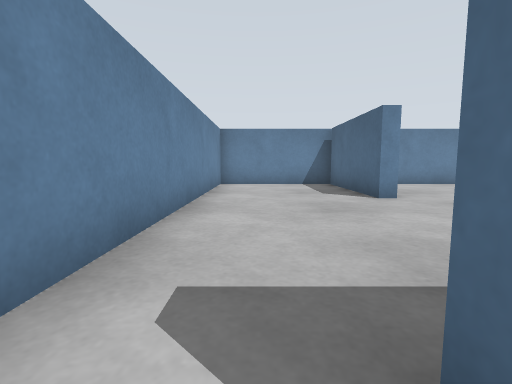
[1] (above)

16 first-person views from a walk through a world built for the Gazebo simulator. The camera is 0.39 m above the floor, tilts 6° down and sees 85° across. The floor is counted in squares, 0.5 m on a side. Each view is taken from the middle of a square. On the plan, view 1 faces up. The plan holds only what a view shows up to about 10 squares ahead; the rest is blank. The place goes on beyond the plan.

[2]
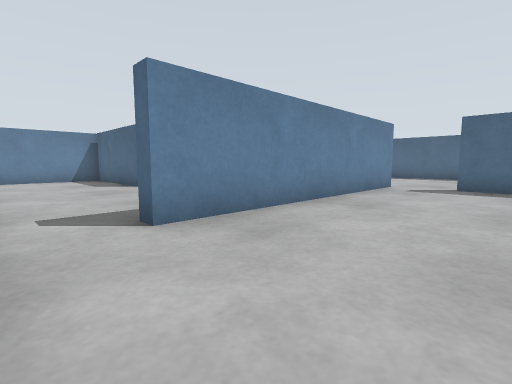

[3]
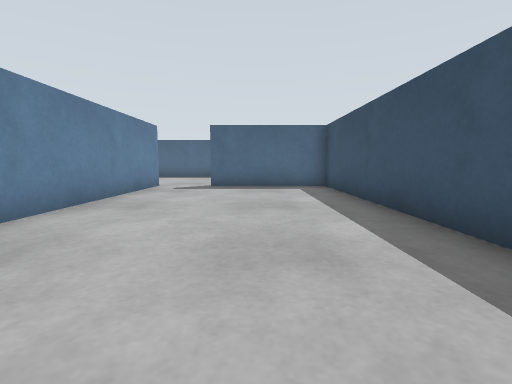

[4]
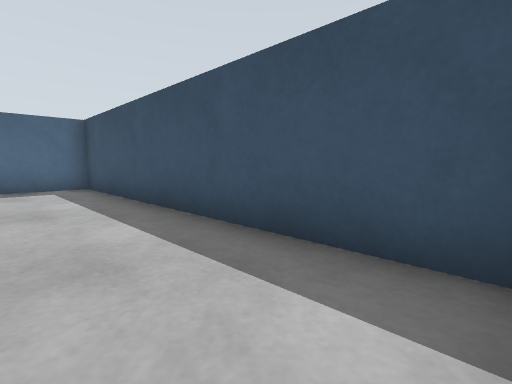

[5]
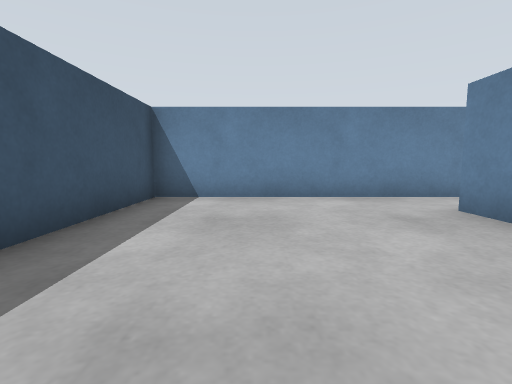

[6]
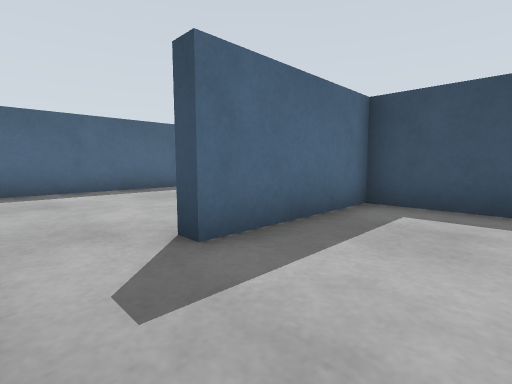

[7]
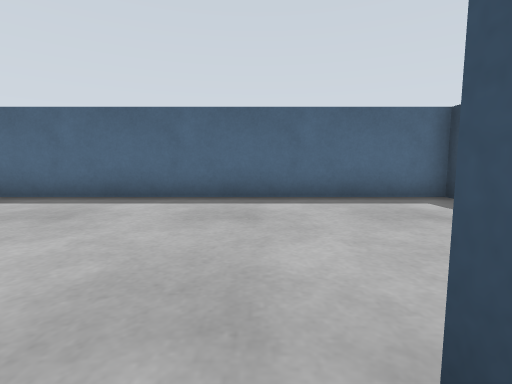

[8]
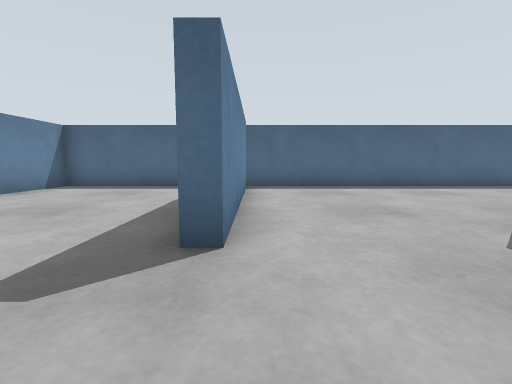

[9]
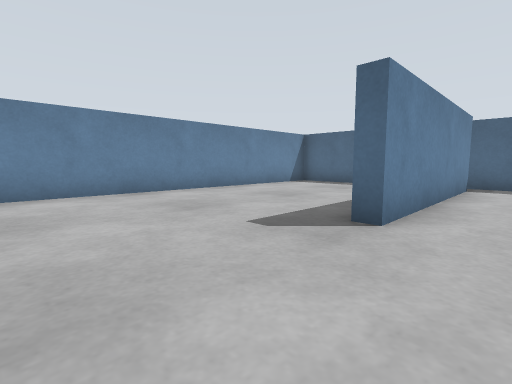

[10]
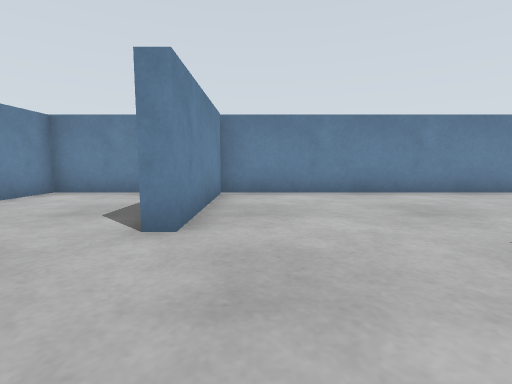

[11]
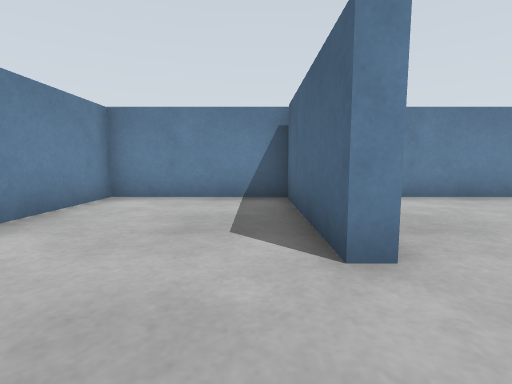

[12]
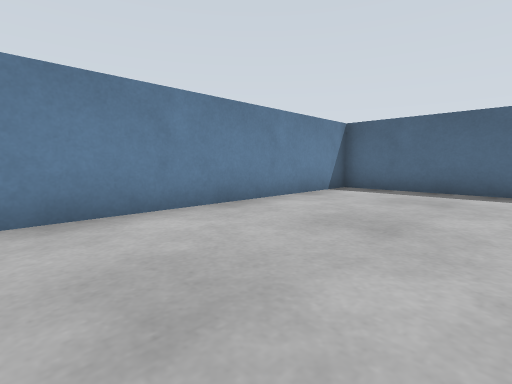

[13]
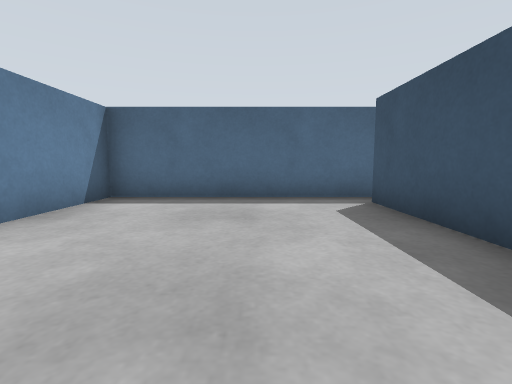

[14]
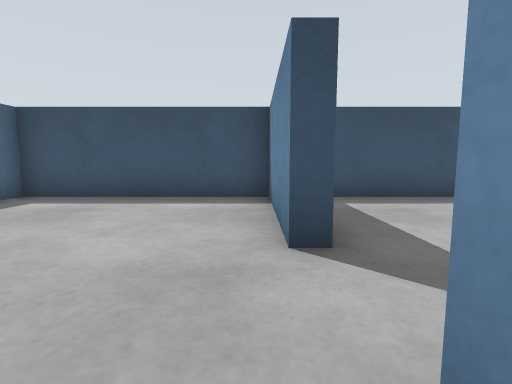

[15]
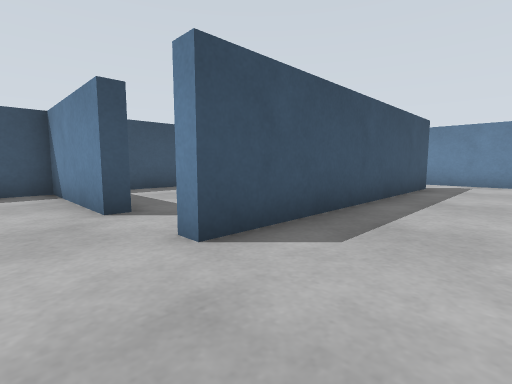

[16]
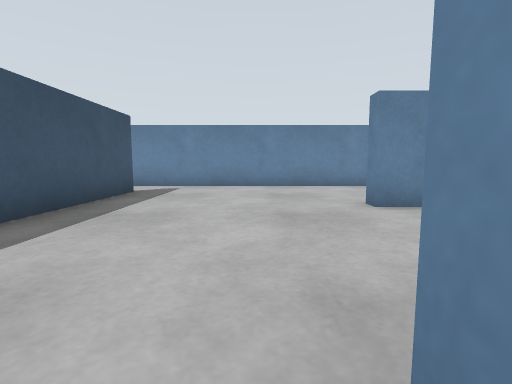

### Floor plan
Points are (right, up) in squares from view 1. A wall is a line through its corners. A room is listed if a view was taken in it or the views show most of it. See-through windows are left out.
Room 1 (views 1, 2, 3, 4, 5, 6, 7)
walls: (-1.3, 0.4) (-1.3, -5.3) (8.3, -5.3) (8.3, -1.5); (7.5, 0.3) (0.5, 0.3)
ways out: opening at (-0.5, 1) to room 2; opening at (8.5, -0.5) to room 2
Room 2 (views 8, 9, 10, 11, 12, 13, 14, 15, 16)
walls: (10.4, 4.7) (13.5, 4.7); (8.3, -1.5) (8.7, -1.5) (8.7, -5.3) (14.3, -5.3) (14.3, 10.3) (-1.3, 10.3) (-1.3, 0.4); (13.5, 4.3) (7.5, 4.3) (7.5, 4.8); (3.1, 10.1) (3.1, 6.1) (2.7, 6.1) (2.7, 10.1); (0.5, 0.3) (0.5, 0.7) (8.5, 0.7) (8.5, 0.3) (7.5, 0.3)
ways out: opening at (-0.5, 1) to room 1; opening at (8.5, -0.5) to room 1

Where each view was taken, in squares from view 1:
view 1: 0 up, 0 right, facing up
view 2: 3 down, 1 left, facing up-right
view 3: 3 down, 1 left, facing right
view 4: 3 down, 1 left, facing down-right
view 5: 3 down, 5 right, facing left
view 6: 0 up, 6 right, facing down-right
view 7: 1 down, 8 right, facing right
view 8: 4 up, 5 right, facing right
view 9: 3 up, 4 right, facing up-right
view 10: 3 up, 4 right, facing up
view 11: 4 up, 2 right, facing up
view 12: 6 up, 6 right, facing up-right
view 13: 7 up, 8 right, facing right
view 14: 1 up, 9 right, facing down
view 15: 3 up, 10 right, facing down-left
view 16: 4 up, 8 right, facing left
